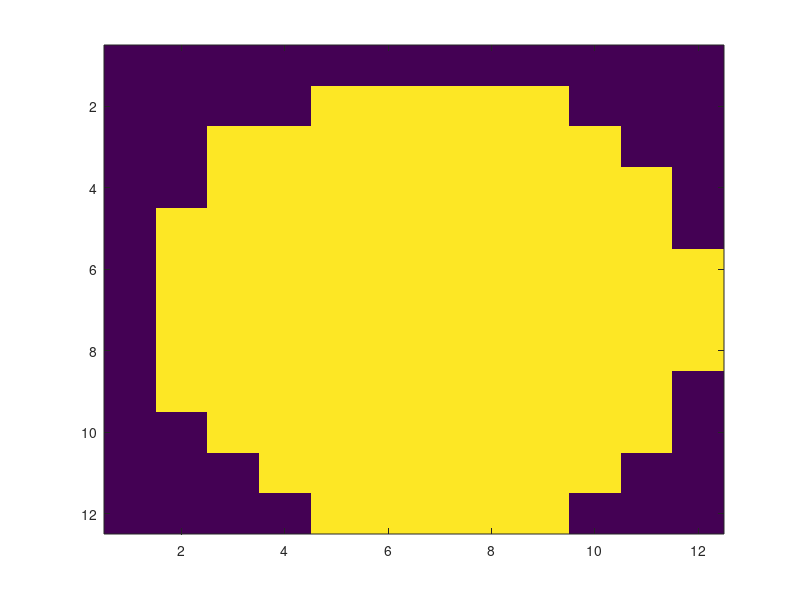

The MATLAB script that drew this image:
xrange = 0.02;
yrange = 0.02;
dx = xrange / 10;
dx = 0.0017;
ix = round(xrange / dx);
jx = round(yrange / dx);
p1 = ones(ix, jx);

center_x = xrange/2;
center_y = yrange/2;
kei = xrange / 2;
for x1_s = 0 : dx : xrange
	y1_s = center_y + sqrt(kei^2 - (x1_s - center_x)^2);
    i1 = round(x1_s/dx) + 1;
    j1 = round(y1_s/dx) + 1;
    u1(i1, j1) = 0;
    v1(i1, j1) = 0;
    for jstair = j1 : jx + 1
    	p1(i1, jstair) = 0;
        %v1(i1, jstair) = 0;
    end
end
for x1_s = 0 : dx : xrange
	y1_s = center_y - sqrt(kei^2 - (x1_s - center_x)^2);
    i1 = round(x1_s/dx) + 1;
    j1 = round(y1_s/dx) + 1;
    %p1(i1, j1) = 0;
    %v1(i1, j1) = 0;
	for jstair = 1 : j1
        p1(i1, jstair) = 0;
        %v1(i1, jstair) = 0;
    end
end

x = 1 : ix;
y = 1 : jx;
imagesc(x, y, p1(x, y))
